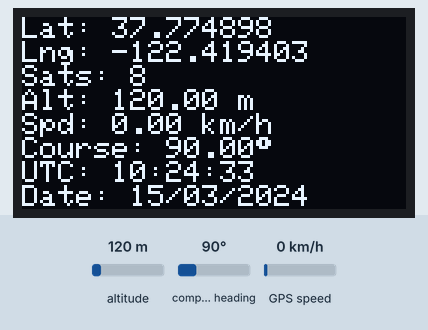
Simulated run of this sketch. Board: Arduino Uno, built with avr-gcc and run on an emulated ATmega328P. On the bench: 128×64 one-colour display. The test bench sets the inputs (shaded band); at power-on: altitude 120 m, compass heading 90°, GPS speed 0 km/h. The GPS gets a fix after 3 s at 37.7749, -122.4194 with 8 satellites.

Above: at 3.2 s.
3.3 s: altitude set to 20 m
At 4.9 s:
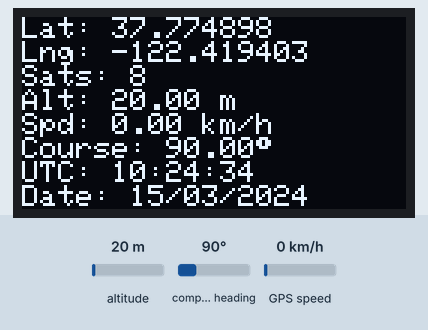
6.6 s: compass heading set to 7°
At 7.6 s:
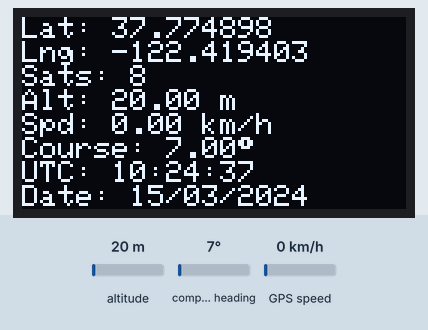
9.6 s: GPS speed set to 2 km/h
At 10.9 s:
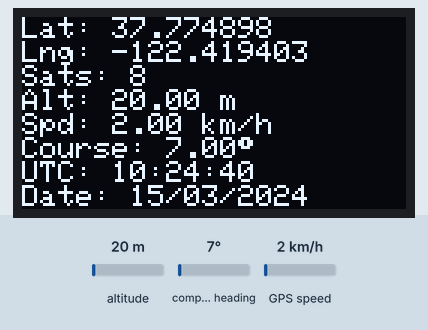
12.6 s: altitude set to 250 m
At 13.4 s:
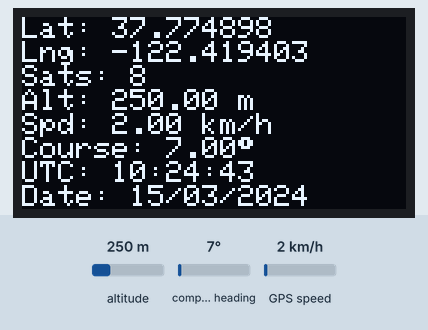
Timing chart, 0 to 15.6 s (numbered marks = the images above; inputs shaded):
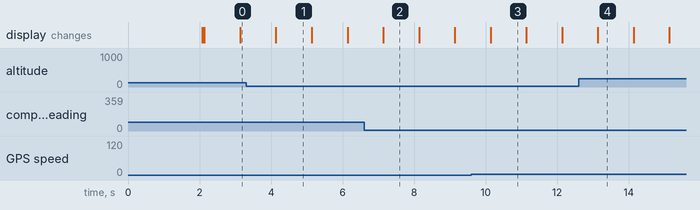

The sketch:

GP02_with_Arduino.ino
```cpp
// GPS Tracker - Arduino Uno
// Uses SoftwareSerial for GPS (no hardware Serial1 on Uno)

#include <TinyGPSPlus.h>
#include <SoftwareSerial.h>          // Required for GPS UART on Uno
#include <Wire.h>
#include <Adafruit_GFX.h>
#include <Adafruit_SSD1306.h>

#define SCREEN_WIDTH 128 // OLED display width, in pixels
#define SCREEN_HEIGHT 64 // OLED display height, in pixels
// Declaration for an SSD1306 display connected to I2C (SDA, SCL pins)
#define OLED_RESET     -1 // Reset pin # (or -1 if sharing Arduino reset pin)
Adafruit_SSD1306 display(SCREEN_WIDTH, SCREEN_HEIGHT, &Wire, OLED_RESET);

TinyGPSPlus gps;

// SoftwareSerial on D2 (RX from GPS TX) and D3 (TX to GPS RX)
#define RX_PIN 2
#define TX_PIN 3
SoftwareSerial gpsSerial(RX_PIN, TX_PIN);

// Helper: print 2-digit zero-padded number
void printPadded2(int val) {
  if (val < 10) display.print("0");
  display.print(val);
}

// Helper: print 4-digit zero-padded number
void printPadded4(int val) {
  if (val < 1000) display.print("0");
  if (val < 100)  display.print("0");
  if (val < 10)   display.print("0");
  display.print(val);
}

void setup() {
  gpsSerial.begin(9600);            // SoftwareSerial for GPS

  display.begin(SSD1306_SWITCHCAPVCC, 0x3C);
  delay(2000);
  display.clearDisplay();
  display.setTextColor(WHITE);
  delay(10);
  display.setCursor(0, 0);
  display.println("Waiting for GPS...");
  display.display();
}

void loop() {
  while (gpsSerial.available() > 0) {
    if (gps.encode(gpsSerial.read())) {
      displayLocationInfo();
    }
  }

  if (millis() > 5000 && gps.charsProcessed() < 10) {
    display.clearDisplay();
    display.setCursor(0, 0);
    display.println("No GPS detected!");
    display.display();
    while (true);
  }
}

void displayLocationInfo() {
  display.clearDisplay();
  display.setCursor(0, 0);

  display.print("Lat: ");
  if (gps.location.isValid()) display.println(gps.location.lat(), 6);
  else display.println("Invalid");

  display.print("Lng: ");
  if (gps.location.isValid()) display.println(gps.location.lng(), 6);
  else display.println("Invalid");

  display.print("Sats: ");
  display.println(gps.satellites.value());

  display.print("Alt: ");
  display.print(gps.altitude.meters());
  display.println(" m");

  display.print("Spd: ");
  display.print(gps.speed.kmph());
  display.println(" km/h");

  display.print("Course: ");
  display.print(gps.course.deg());
  display.write(247);
  display.println();

  display.print("UTC: ");
  if (gps.time.isValid()) {
    printPadded2(gps.time.hour());   display.print(":");
    printPadded2(gps.time.minute()); display.print(":");
    printPadded2(gps.time.second()); display.println();
  } else display.println("Invalid");

  display.print("Date: ");
  if (gps.date.isValid()) {
    printPadded2(gps.date.day());   display.print("/");
    printPadded2(gps.date.month()); display.print("/");
    printPadded4(gps.date.year());  display.println();
  } else display.println("Invalid");

  display.display();
}
```

Measured:
- what the display in image 1 shows lasts 1.0 s, from 4.1 s to 5.1 s
